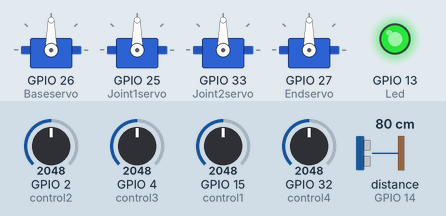
Recording of a sketch running on a simulated ESP32. On the bench: 4 × servo, output pins drawn as LEDs (lit = HIGH). Wiring (from diagram.json): ultrasonic range finder: trigger GPIO 12; echo GPIO 14. The test bench sets the inputs (shaded band); at power-on: distance to the obstacle (sensor on GPIO 14) 80 cm, GPIO 2 (control2) = 2048, GPIO 4 (control3) = 2048, GPIO 15 (control1) = 2048, GPIO 32 (control4) = 2048. The echo pulse lasts 58.3 µs per cm; pins used as bus, display or sensor lines are not drawn.

Above: at 2.3 s.
2.4 s: distance to the obstacle (sensor on GPIO 14) set to 196 cm
5.7 s: distance to the obstacle (sensor on GPIO 14) set to 205 cm
At 7.9 s:
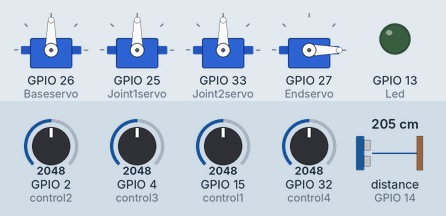
9.0 s: GPIO 2 (control2) set to 2866
At 10.4 s:
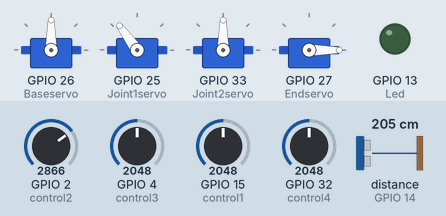
11.1 s: GPIO 4 (control3) set to 2866
At 14.0 s:
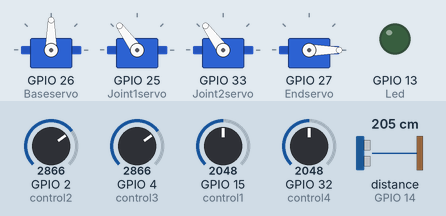
14.6 s: GPIO 15 (control1) set to 2866
At 16.3 s:
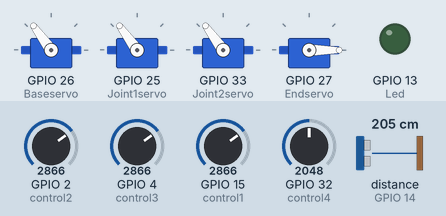
16.7 s: GPIO 2 (control2) set to 3972
At 20.1 s:
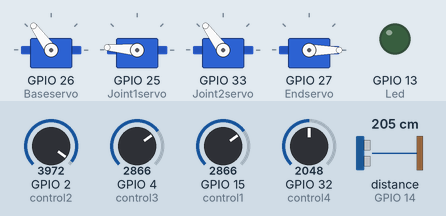
Timing chart, 0 to 21.1 s (numbered marks = the images above; inputs shaded):
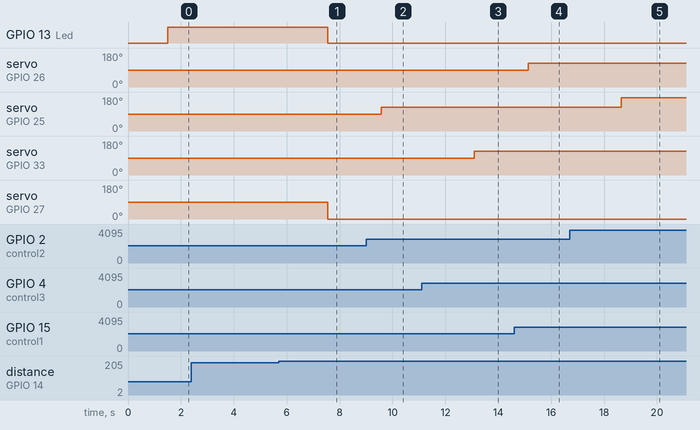

The sketch:

sketch.ino
```cpp
#include <ESP32Servo.h>
#define Led 13

Servo Baseservo;
Servo Joint1servo;
Servo Joint2servo;
Servo Endservo;

int control1 = 15;
int control2 = 2;
int control3 = 4;
int control4 = 32;
const int trig = 12;
const int echo = 14;

int Base =0;
int joint1 = 0;
int joint2 = 0;
int End = 0;
int duration = 0;
int distance = 0;

void setup() {
  Serial.begin(115200);
  pinMode(Led, OUTPUT);
  pinMode(trig, OUTPUT);
  pinMode(echo, INPUT);
  Baseservo.attach(26);
  Joint1servo.attach(25);
  Joint2servo.attach(33);
  Endservo.attach(27);
}

void loop() {
  Base = analogRead(control1);
  joint1 = analogRead(control2);
  joint2 = analogRead(control3);
  End = analogRead(control4);
  Base = map(Base, 0, 4079, 0, 180);
  joint1 = map(joint1, 0, 4079, 0, 180);
  joint2 = map(joint2, 0, 4079, 0, 180);
  End = map(End, 0, 4079, 0, 180);
  digitalWrite(trig, LOW);
  delayMicroseconds(0);
  digitalWrite(trig, HIGH);
  delayMicroseconds(0);
  digitalWrite(trig, LOW);
  duration = pulseIn(echo, HIGH);
  distance = (duration/2)/29.1;
  if (Base >= 1){
  Baseservo.write(Base);
  delay(500);
  }
  if (joint1 >= 1){
  Joint1servo.write(joint1);
  delay(500);
  }
  if (joint2 >= 1){
  Joint2servo.write(joint2);
  delay(500);
  }
  else{
    Baseservo.write(0);
    Joint1servo.write(0);
    Joint2servo.write(0);
  }
  if (distance <= 200){
    digitalWrite(Led, HIGH);
    Endservo.write(End);
  }
else{
  digitalWrite(Led, LOW);
  Endservo.write(0);
}
}
```

Measured:
- the behaviour switches between 200 and 201 cm on distance to the obstacle (sensor on GPIO 14) (found by bisection; images 0 and 1)
- after the input at 2.4 s, every drawn part: stays the same
- after the input at 5.7 s, GPIO 13 (Led): HIGH → LOW after 1.8 s; servo on GPIO 27 (Endservo): 90° → 0° after 1.8 s
- after the input at 9.0 s, servo on GPIO 25 (Joint1servo): 90° → 126° after 0.57 s
- after the input at 11.1 s, servo on GPIO 33 (Joint2servo): 90° → 126° after 2.0 s
- after the input at 14.6 s, servo on GPIO 26 (Baseservo): 90° → 126° after 0.53 s
- after the input at 16.7 s, servo on GPIO 25 (Joint1servo): 126° → 175° after 2.0 s
